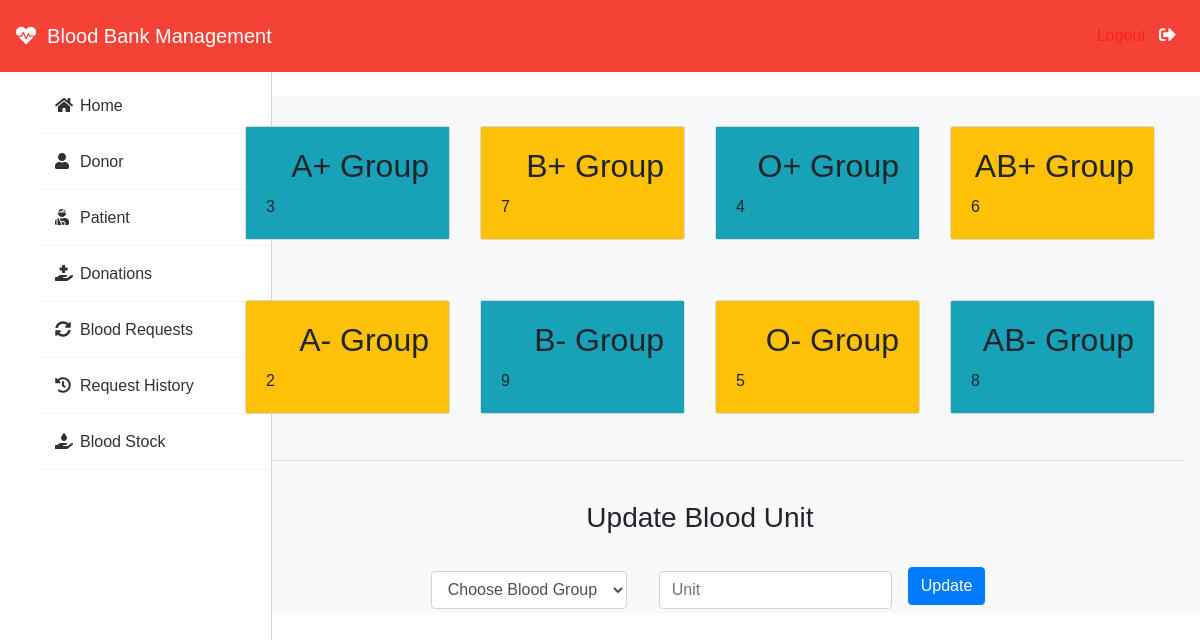
/admin-blood (signed in), run on the app's committed database.
### blood/models.py (models this page shows, shortened)
class Stock(models.Model):
    bloodgroup=models.CharField(max_length=10)
    unit=models.PositiveIntegerField(default=0)

### blood/views.py (the view, shortened to what this page needs)
# urls.py: path('admin-blood', views.admin_blood_view,name='admin-blood'),
@login_required(login_url='adminlogin')
def admin_blood_view(request):
    dict={
        'bloodForm':forms.BloodForm(),
        'A1':models.Stock.objects.get(bloodgroup="A+"),
        'A2':models.Stock.objects.get(bloodgroup="A-"),
        'B1':models.Stock.objects.get(bloodgroup="B+"),
        'B2':models.Stock.objects.get(bloodgroup="B-"),
        'AB1':models.Stock.objects.get(bloodgroup="AB+"),
        'AB2':models.Stock.objects.get(bloodgroup="AB-"),
        'O1':models.Stock.objects.get(bloodgroup="O+"),
        'O2':models.Stock.objects.get(bloodgroup="O-"),
    }
    return render(request,'blood/admin_blood.html',context=dict)

### blood/forms.py
class BloodForm(forms.ModelForm):
    class Meta:
        model=models.Stock
        fields=['bloodgroup','unit']

### templates/blood/admin_blood.html (shortened to what this page needs)
{% extends 'blood/adminbase.html' %}
{% block content %}
{% load widget_tweaks %}
<br><br>
<div class="container bg-light">
    <div class="row">
      <div class="col-sm-3">
        <div class="card bg-light">
          <div class="card-body bg-info">
              <div class="blood">
                  <h2>A+ Group</h2>
              </div><br><br>
              <div>
                  {{A1.unit}}
              </div>
          </div>
        </div>
      </div>
      <div class="col-sm-3">
          <div class="card bg-light">
              <div class="card-body bg-warning ">
                  <div class="blood">
                      <h2>B+ Group</h2>
                  </div><br><br>
                  <div>
                    {{B1.unit}}
                  </div>
              </div>
            </div>
      </div>
      <div class="col-sm-3">
          <div class="card bg-light">
              <div class="card-body bg-info">
                  <div class="blood">
                      <h2>O+ Group</h2>
                  </div><br><br>
                  <div>
                    {{O1.unit}}
                  </div>
              </div>
            </div>
        </div>
        <div class="col-sm-3">
          <div class="card bg-light">
              <div class="card-body bg-warning ">
                  <div class="blood">
                      <h2>AB+ Group</h2>
                  </div><br><br>
                  <div>
                    {{AB1.unit}}
                  </div>
              </div>
            </div>
        </div>
    </div>
    <div class="row">
      <div class="col-sm-3">
        <div class="card bg-light">
          <div class="card-body bg-warning">
              <div class="blood">
                  <h2>A- Group</h2>
              </div><br><br>
              <div>
                {{A2.unit}}
              </div>
          </div>
        </div>
      </div>
      <div class="col-sm-3">
          <div class="card bg-light">
              <div class="card-body bg-info">
                  <div class="blood">
                      <h2>B- Group</h2>
                  </div><br><br>
                  <div>
                    {{B2.unit}}
                  </div>
              </div>
            </div>
      </div>
      <div class="col-sm-3">
          <div class="card bg-light">
              <div class="card-body bg-warning">
                  <div class="blood">
                      <h2>O- Group</h2>
                  </div><br><br>
                  <div>
                    {{O2.unit}}
                  </div>
              </div>
            </div>
        </div>
        <div class="col-sm-3">
          <div class="card bg-light">
              <div class="card-body bg-info">
                  <div class="blood">
                      <h2>AB- Group</i></h2>
                  </div><br><br>
                  <div>
                    {{AB2.unit}}
                  </div>
              </div>
            </div>
        </div>
    </div>
<hr>
<br>
<h3 class="text-center">Update Blood Unit</h3><br>
<div class="xyz">
    <form class="form-inline" method="POST">
        <div class="form-group mx-sm-3 mb-6">
            <select name="bloodgroup" class="form-control">
                <option disabled="disabled" selected="selected">Choose Blood Group</option>
            </select>
          </div>
        <div class="form-group mx-sm-3 mb-6">
          <input type="number" class="form-control" name="unit" placeholder="Unit">
        </div>
        <button type="submit" class="btn btn-primary mb-2">Update</button>
      </form>
</div>
</div>
{% endblock content %}

### templates/blood/adminbase.html (style rules this page uses)
.row { padding: 30px; }
.blood { float: right; }
.xyz { color: rgb(247, 23, 23); font-size: 3ex; }
* { margin: 5; padding: 2; box-sizing: border-box; list-style: none ; text-decoration: none; font-family: 'Josefin Sans', sans-serif; }

### templates/blood/admin_blood.html (style rules this page uses)
.xyz { display: table; margin-right: auto; margin-left: auto; }

### data on the page
Stock: unit "3"
Stock: unit "7"
Stock: unit "4"
Stock: unit "6"
Stock: unit "2"
Stock: unit "9"
Stock: unit "5"
Stock: unit "8"
